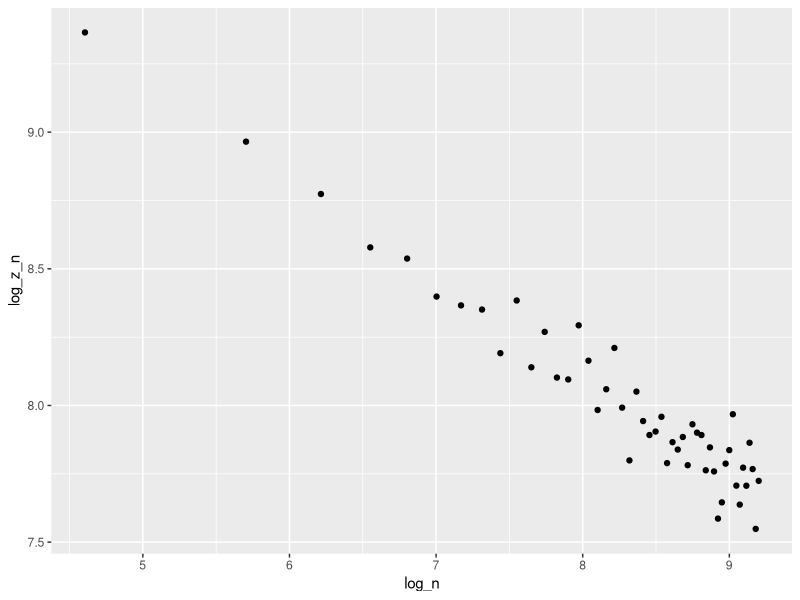

Source code (R):
## ---- chunk 1
knitr::opts_chunk$set(echo = TRUE)
## ---- chunk 2

# path for lenovo
setwd("C:/Users/ericc/mlike_approx")

# path for dell
# setwd("C:/Users/chuu/mlike_approx")

library(dplyr)
library(ggplot2)
## ---- chunk 3

approx_N = read.csv("singular/singular_lil_v1.csv")

approx_mean = colMeans(approx_N)

N_vec  = seq(100, 10000, 200)

z_n = exp(approx_mean)
log_z_n = approx_mean
log_n = log(N_vec)

lil_df = data.frame(z_n, log_z_n, log_n)

ggplot(lil_df, aes(log_n, log_z_n)) + geom_point()

lm(log_z_n ~ log_n, lil_df) 

# intercept = 10.9585
# slope     = -0.3562
